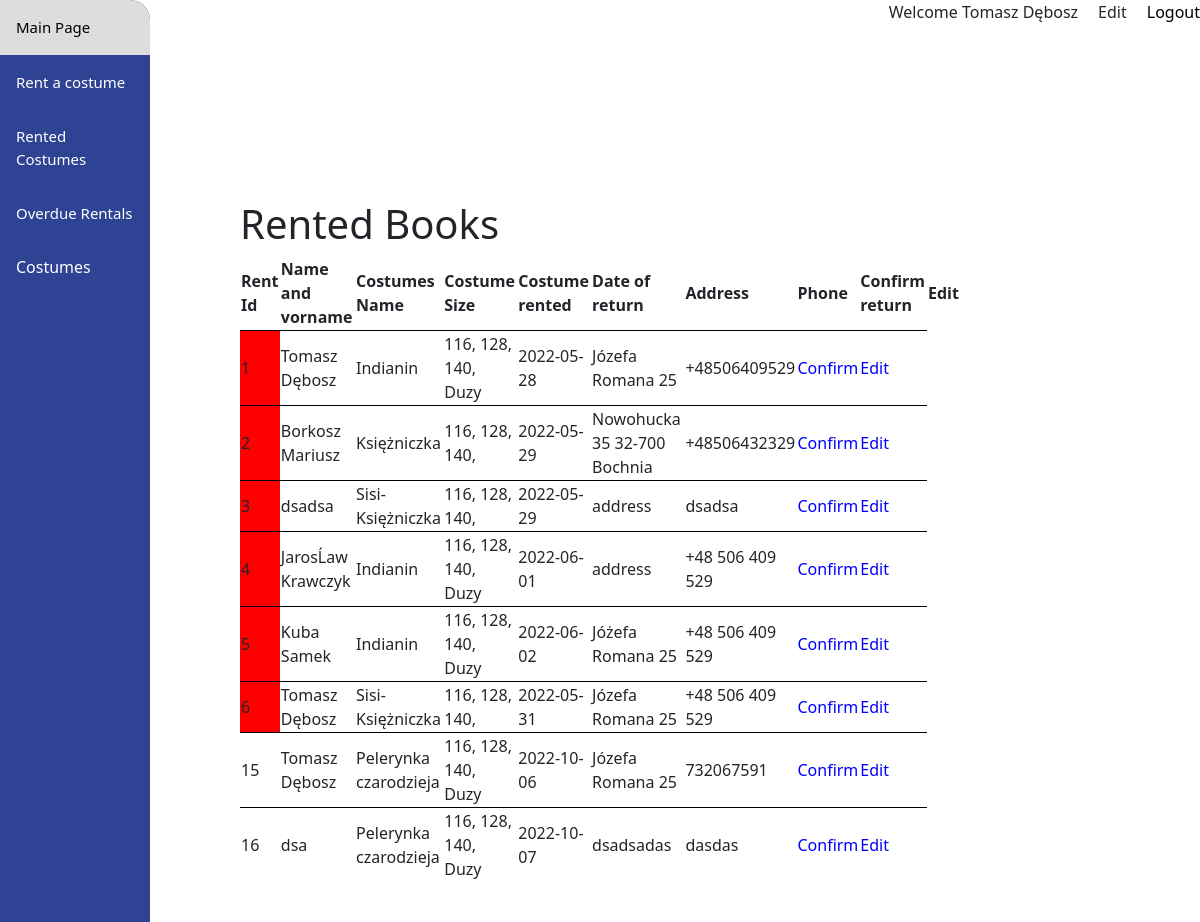
Page /dashboard/rented.php on the committed database.
### tables this page shows
CREATE TABLE `rentals` (
  `id_rent` int(11) NOT NULL,
  `name` varchar(40) NOT NULL,
  `date_rent` date NOT NULL,
  `date_return` date NOT NULL,
  `costume_id` varchar(5) NOT NULL,
  `size` varchar(10) NOT NULL,
  `price` varchar(10) NOT NULL,
  `phone` varchar(20) NOT NULL,
  `address` varchar(40) NOT NULL,
  `status` varchar(10) NOT NULL
);

CREATE TABLE `costumes` (
  `number` int(3) DEFAULT NULL,
  `name_costume` varchar(31) DEFAULT NULL,
  `size` varchar(29) DEFAULT NULL,
  `price` int(2) DEFAULT NULL,
  `quantity` int(1) DEFAULT NULL,
  `category_id` int(1) DEFAULT NULL,
  `img` varchar(7) DEFAULT NULL,
  `product_id` int(255) NOT NULL
);

### dashboard/rented.php (the view, shortened to what this page needs)
<?php
    $site_title="Rented Books";
    require_once ('../database/connect.php');
    $sql ="SELECT rentals.id_rent, rentals.name, rentals.date_return, rentals.price, rentals.phone, rentals.address, costumes.product_id, costumes.name_costume, costumes.size, rentals.status
    FROM rentals
    INNER JOIN costumes
    ON rentals.costume_id = costumes.product_id";
    $results = $conn->query($sql);
?>
<!DOCTYPE html>
<html lang="en">
<head>
    <?php include ('templates/head.php') ?>
</head>
<body>
<?php include('templates/header.php') ?>
    <div class="content">
        <?php include('templates/navbar-top.php') ?>
        <div class="list">
            <h1><?php echo $site_title; ?></h1>
            <table>
                <thead>
                    <th>Rent Id</th>
                    <th>Name and vorname</th>
                    <th>Costumes Name</th>
                    <th>Costume Size</th>
                    <th>Costume rented</th>
                    <th>Date of return</th>
                    <th>Address</td>
                    <th>Phone</td>
                    <th>Confirm return</th>
                    <th>Edit</th>
                </thead>
                <?php
                    if($results->num_rows>0) {
                        while($row = $results->fetch_assoc()) {
                            if ($row['status'] == "rented"){
                                echo ' <tr>
                                <td>'.$row['id_rent'].'</td>
                                <td>'.$row['name'].'</td>
                                <td>'.$row['name_costume'].'</td>
                                <td>'.$row['size'].'</td>
                                <td>'.$row['date_return'].'</td>
                                <td>'.$row['address'].'</td>
                                <td>'.$row['phone'].'</td>
                                <td><a href="functions/confirm.php?id='.$row['id_rent'].'&status=done&product='.$row['product_idtemplates/'].'">Confirm</a></td>
                                <td><a href="functions/edit.php?id='.$row['id_rent'].'">Edit</a></td>
                            </tr>
                            ';
                            }
                            elseif ($row['status'] == "overdue"){
                                echo ' <tr>
                                <td style="background-color: red;">'.$row['id_rent'].'</td>
                                <td>'.$row['name'].'</td>
                                <td>'.$row['name_costume'].'</td>
                                <td>'.$row['size'].'</td>
                                <td>'.$row['date_return'].'</td>
                                <td>'.$row['address'].'</td>
                                <td>'.$row['phone'].'</td>
                                <td><a href="functions/confirm.php?id='.$row['id_rent'].'&status=done&product='.$row['product_idtemplates/'].'">Confirm</a></td>
                                <td><a href="functions/edit.php?id='.$row['id_rent'].'&product='.$row['product_idtemplates/'].'">Edit</a></td>
                            </tr>
                            ';
                            }
                        }
                    }
                ?>
            </table>
        </div>
    </div>
</body>
</html>

### dashboard/styles/style.css (style rules this page uses)
* { -webkit-box-sizing: border-box; box-sizing: border-box; }
body { margin: 0; font-family: Arial, Helvetica, sans-serif; background-color: #f6f7fb; }
.content .list { margin-left: 200px; margin-right: 200px; margin-top: 100px; padding: 40px; border-top-left-radius: 20px; border-top-right-radius: 20px; background-color: white; }
.content .list table { width: 100%; }
.content .list tr { height: 40px; }
.content .list td { border-top: 1px solid black; }
.content .list a { color: blue; }
.content a { text-decoration: none; color: black; }

### rows in the picture
rentals: id_rent "1", name "Tomasz Dębosz", costume.name_costume "Indianin", costume.size "116, 128, 140, Duzy", date_return "2022-05-28", address "Józefa Romana 25", phone "+48506409529"
rentals: id_rent "2", name "Borkosz Mariusz", costume.name_costume "Księżniczka", costume.size "116, 128, 140,", date_return "2022-05-29", address "Nowohucka 35 32-700 Bochnia", phone "+48506432329"
rentals: id_rent "3", name "dsadsa", costume.name_costume "Sisi-Księżniczka", costume.size "116, 128, 140,", date_return "2022-05-29", address "address", phone "dsadsa"
rentals: id_rent "4", name "JarosĹaw Krawczyk", costume.name_costume "Indianin", costume.size "116, 128, 140, Duzy", date_return "2022-06-01", address "address", phone "+48 506 409 529"
rentals: id_rent "5", name "Kuba Samek", costume.name_costume "Indianin", costume.size "116, 128, 140, Duzy", date_return "2022-06-02", address "Jóżefa Romana 25", phone "+48 506 409 529"
rentals: id_rent "6", name "Tomasz Dębosz", costume.name_costume "Sisi-Księżniczka", costume.size "116, 128, 140,", date_return "2022-05-31", address "Józefa Romana 25", phone "+48 506 409 529"
rentals: id_rent "15", name "Tomasz Dębosz", costume.name_costume "Pelerynka czarodzieja", costume.size "116, 128, 140, Duzy", date_return "2022-10-06", address "Józefa Romana 25", phone "732067591"
rentals: id_rent "16", name "dsa", costume.name_costume "Pelerynka czarodzieja", costume.size "116, 128, 140, Duzy", date_return "2022-10-07", address "dsadsadas", phone "dasdas"

### other values in the picture
$site_title "Rented Books"
